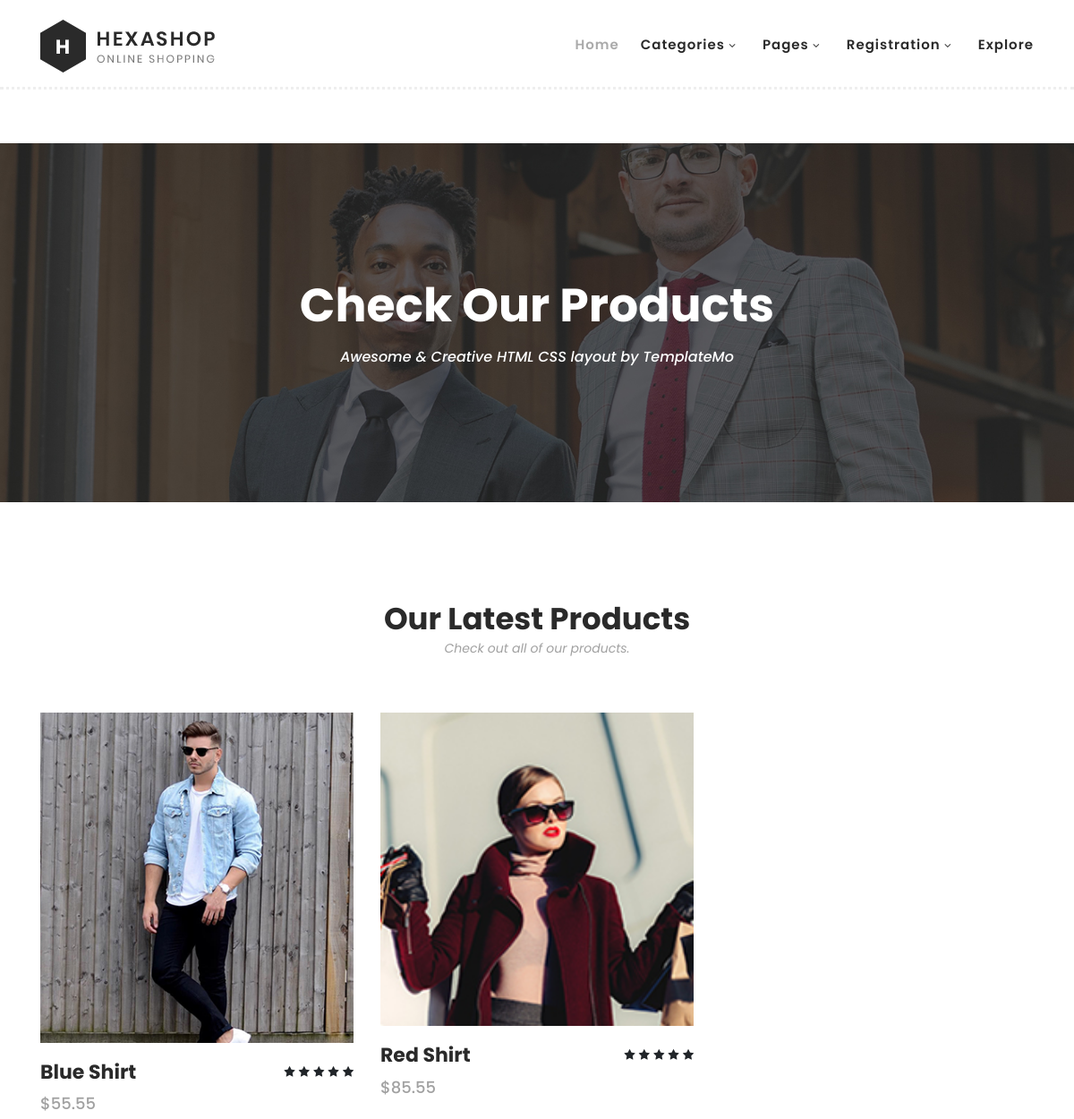
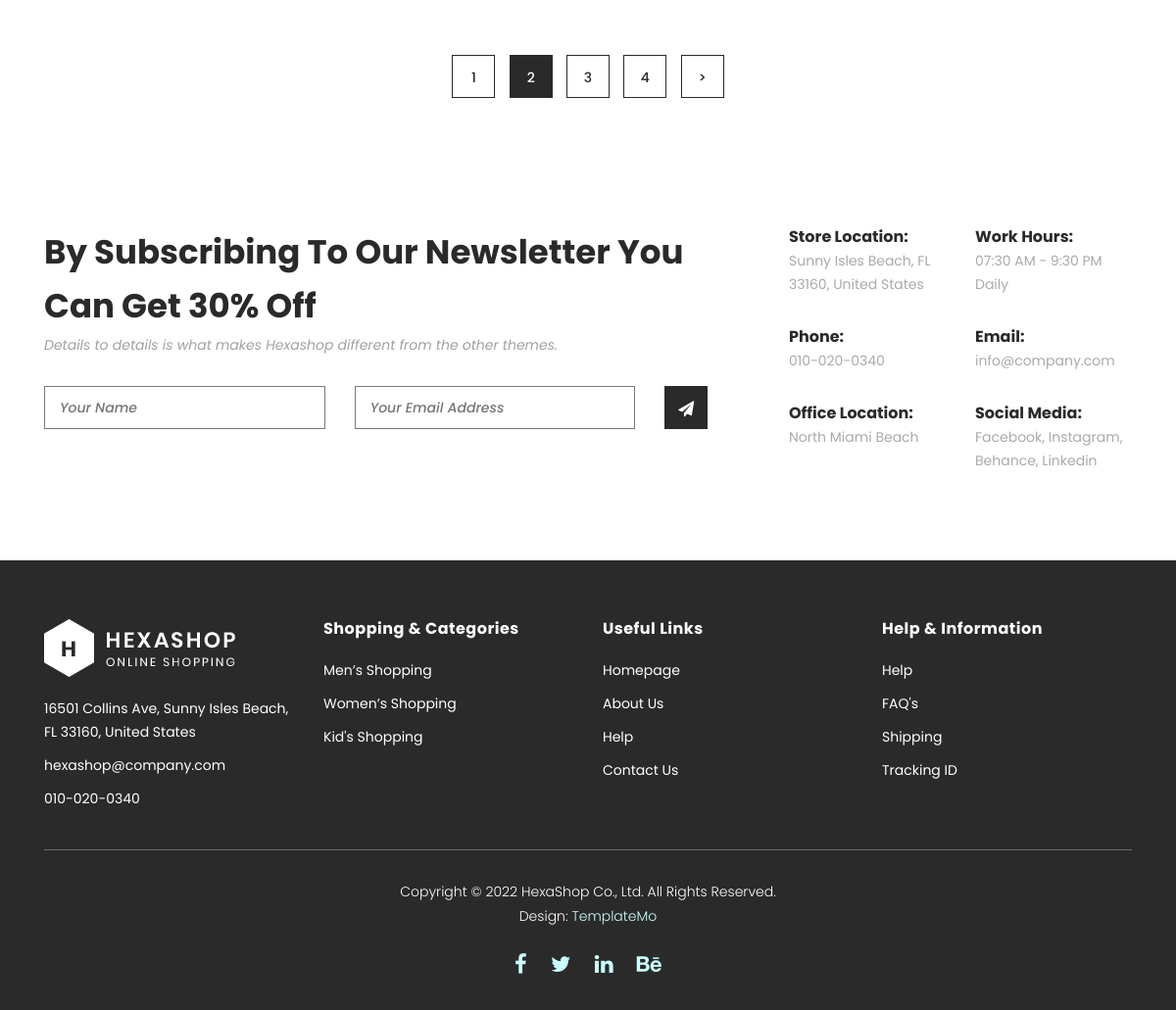
The app's page /products/, older data (2 pictures, top to bottom).
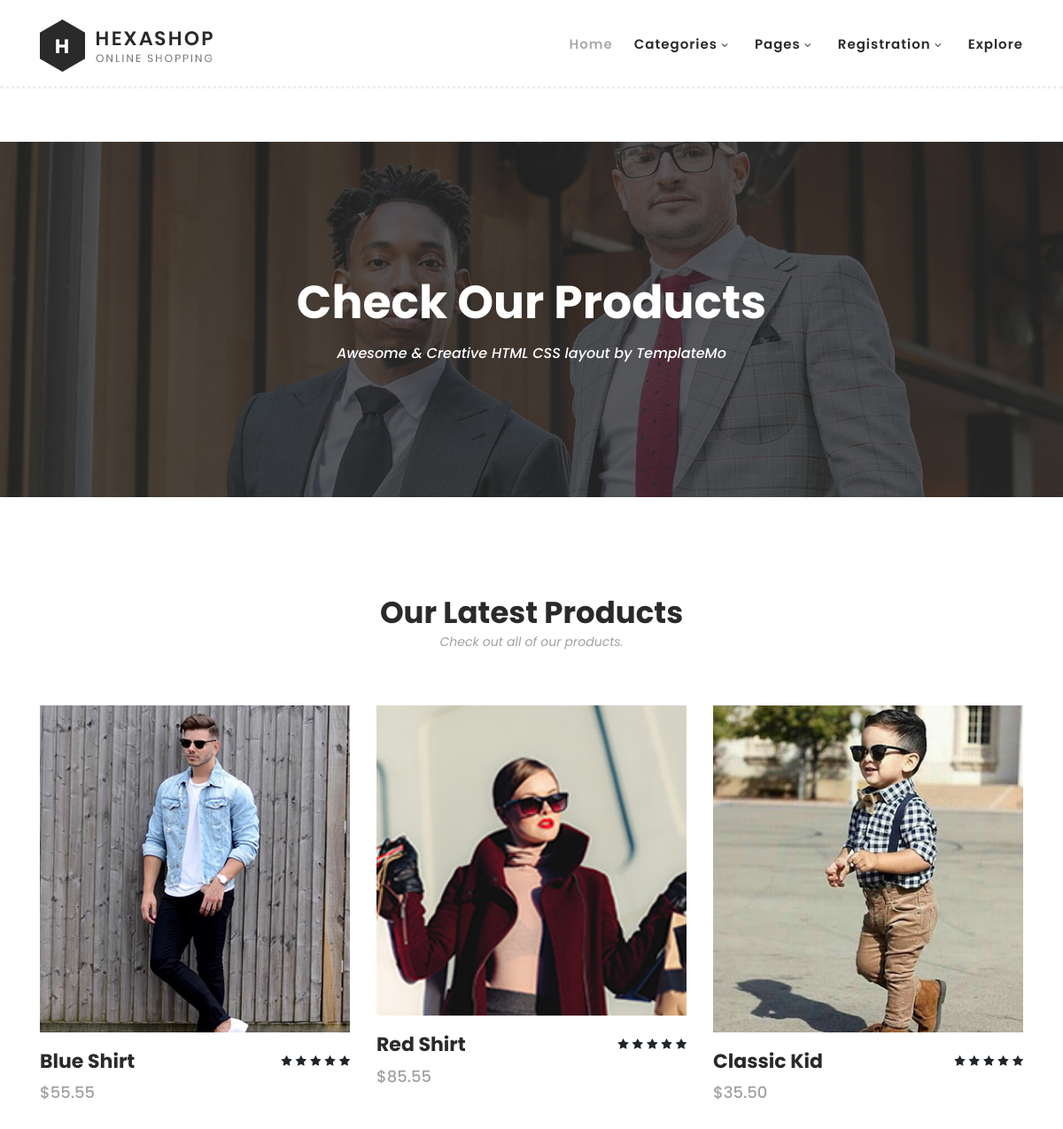
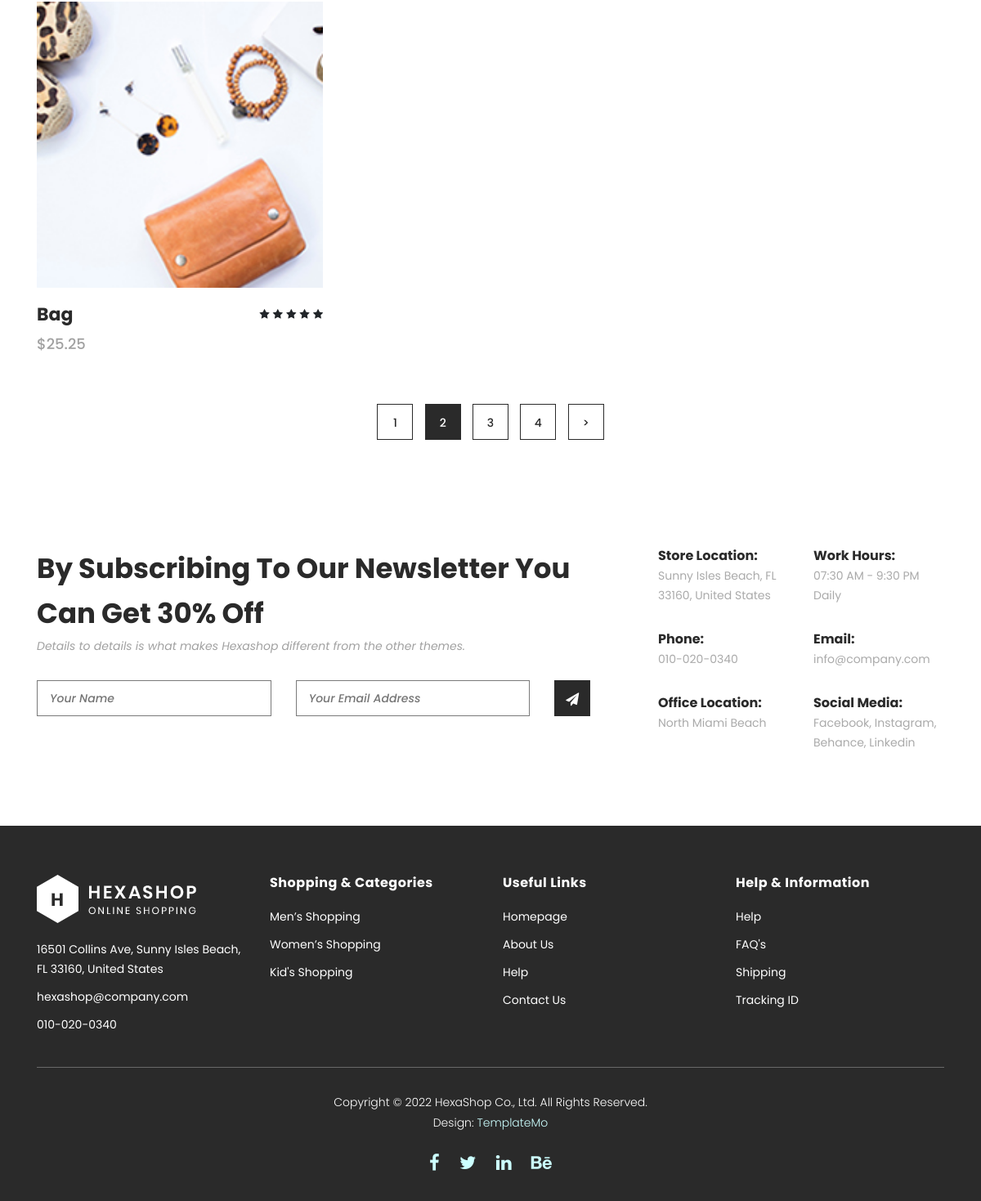
The same page, newer data (2 pictures, top to bottom).
### products/models.py (models this page shows, shortened)
class Product(models.Model):
    title = models.CharField(max_length=100)
    slug = models.SlugField(unique=True)
    description = models.TextField()
    price = models.DecimalField(max_digits=6, decimal_places=2)
    image1 = models.ImageField(upload_to='products/')
    image2 = models.ImageField(upload_to='products/')
    category = models.ForeignKey(Category, related_name='products', on_delete=models.CASCADE)
    def get_absolute_url(self):
        return reverse('product_detail', args=[self.slug])

### products/views.py (the view)
# urls.py: path('', ProductListView.as_view(), name='products_list'),
class ProductListView(ListView):
    model = Product
    template_name = 'products/products.html'
    context_object_name = 'all_products'

### products/context_processors.py (called while the page is built)
def menu_categories(request):
    categories = Category.objects.all()
    return({'menu_categories' : categories})

### products/models.py (called while the page is built)
    def get_absolute_url(self):
        return reverse('category', args=[self.slug])

### products/templates/products/products.html (shortened to what this page needs)
{% extends '_base.html' %}
{% block content %}
    <div class="page-heading" id="top">
        <div class="container">
            <div class="row">
                <div class="col-lg-12">
                    <div class="inner-content">
                        <h2>Check Our Products</h2>
                        <span>Awesome &amp; Creative HTML CSS layout by TemplateMo</span>
                    </div>
                </div>
            </div>
        </div>
    </div>
    <section class="section" id="products">
        <div class="container">
            <div class="row">
                <div class="col-lg-12">
                    <div class="section-heading">
                        <h2>Our Latest Products</h2>
                        <span>Check out all of our products.</span>
                    </div>
                </div>
            </div>
        </div>
        <div class="container">
            <div class="row">
                {% for product in all_products %}
                    <div class="col-lg-4">
                        <div class="item">
                            <div class="thumb">
                                <img src="{{ product.image1.url }}" alt="">
                            </div>
                            <div class="down-content">
                                <h4>{{ product.title }}</h4>
                                <span>${{ product.price }}</span>
                                <ul class="stars">
                                    <li><i class="fa fa-star"></i></li>
                                    <li><i class="fa fa-star"></i></li>
                                    <li><i class="fa fa-star"></i></li>
                                    <li><i class="fa fa-star"></i></li>
                                    <li><i class="fa fa-star"></i></li>
                                </ul>
                            </div>
                        </div>
                    </div>
                {% endfor %}
                <div class="col-lg-12">
                    <div class="pagination">
                        <ul>
                            <li>
                                <a href="#">1</a>
                            </li>
                            <li class="active">
                                <a href="#">2</a>
                            </li>
                            <li>
                                <a href="#">3</a>
                            </li>
                            <li>
                                <a href="#">4</a>
                            </li>
                            <li>
                                <a href="#">></a>
                            </li>
                        </ul>
                    </div>
                </div>
            </div>
        </div>
    </section>
{% endblock content %}

### templates/_base.html (shortened to what this page needs)
{% load static %}
<!DOCTYPE html>
<html lang="en">
  <head>
    <link rel="stylesheet" type="text/css" href="{% static 'css/bootstrap.min.css' %}">
    <link rel="stylesheet" type="text/css" href="{% static 'css/font-awesome.css' %}">
    <link rel="stylesheet" href="{% static 'css/templatemo-hexashop.css' %}">
    <link rel="stylesheet" href="{% static 'css/owl-carousel.css' %}">
    <link rel="stylesheet" href="{% static 'css/lightbox.css' %}">
    </head>
    <body>
    <header class="header-area header-sticky">
        <div class="container">
            <div class="row">
                <div class="col-12">
                    <nav class="main-nav">
                        <a href="{% url 'home' %}" class="logo">
                            <img src="{% static 'images/logo.png' %}">
                        </a>
                        <ul class="nav">
                            <li class="scroll-to-section"><a href="{% url 'home' %}" class="active">Home</a></li>
                            <li class="submenu">
                                <a href="javascript:;">Categories</a>
                            </li>
                            <li class="submenu">
                                <a href="javascript:;">Pages</a>
                            </li>
                            <li class="submenu">
                                <a href="javascript:;">Registration</a>
                            </li>
                            <li class="scroll-to-section"><a href="#explore">Explore</a></li>
                        </ul>
                    </nav>
                </div>
            </div>
        </div>
    </header>
    {% block content %}{% endblock content %}
    <div class="subscribe">
        <div class="container">
            <div class="row">
                <div class="col-lg-8">
                    <div class="section-heading">
                        <h2>By Subscribing To Our Newsletter You Can Get 30% Off</h2>
                        <span>Details to details is what makes Hexashop different from the other themes.</span>
                    </div>
                    <form id="subscribe" action="" method="get">
                        <div class="row">
                        <div class="col-lg-5">
                            <fieldset>
                            <input name="name" type="text" id="name" placeholder="Your Name" required="">
                            </fieldset>
                        </div>
                        <div class="col-lg-5">
                            <fieldset>
                            <input name="email" type="text" id="email" pattern="[^ @]*@[^ @]*" placeholder="Your Email Address" required="">
                            </fieldset>
                        </div>
                        <div class="col-lg-2">
                            <fieldset>
                            <button type="submit" id="form-submit" class="main-dark-button"><i class="fa fa-paper-plane"></i></button>
                            </fieldset>
                        </div>
                        </div>
                    </form>
                </div>
                <div class="col-lg-4">
                    <div class="row">
                        <div class="col-6">
                            <ul>
                                <li>Store Location:<br><span>Sunny Isles Beach, FL 33160, United States</span></li>
                                <li>Phone:<br><span>010-020-0340</span></li>
                                <li>Office Location:<br><span>North Miami Beach</span></li>
                            </ul>
                        </div>
                        <div class="col-6">
                            <ul>
                                <li>Work Hours:<br><span>07:30 AM - 9:30 PM Daily</span></li>
                                <li>Email:<br><span>info@company.com</span></li>
                                <li>Social Media:<br><span><a href="#">Facebook</a>, <a href="#">Instagram</a>, <a href="#">Behance</a>, <a href="#">Linkedin</a></span></li>
                            </ul>
                        </div>
                    </div>
                </div>
            </div>
        </div>
    </div>
    <footer>
        <div class="container">
            <div class="row">
                <div class="col-lg-3">
                    <div class="first-item">
                        <div class="logo">
                            <img src="{% static 'images/white-logo.png' %}" alt="hexashop ecommerce templatemo">
                        </div>
                        <ul>
                            <li><a href="#">16501 Collins Ave, Sunny Isles Beach, FL 33160, United States</a></li>
                            <li><a href="#">hexashop@company.com</a></li>
                            <li><a href="#">010-020-0340</a></li>
                        </ul>
                    </div>
                </div>
                <div class="col-lg-3">
                    <h4>Shopping &amp; Categories</h4>
                    <ul>
                        <li><a href="#">Men’s Shopping</a></li>
                        <li><a href="#">Women’s Shopping</a></li>
                        <li><a href="#">Kid's Shopping</a></li>
                    </ul>
                </div>
                <div class="col-lg-3">
                    <h4>Useful Links</h4>
                    <ul>
                        <li><a href="#">Homepage</a></li>
                        <li><a href="#">About Us</a></li>
                        <li><a href="#">Help</a></li>
                        <li><a href="#">Contact Us</a></li>
                    </ul>
                </div>
                <div class="col-lg-3">
                    <h4>Help &amp; Information</h4>
                    <ul>
                        <li><a href="#">Help</a></li>
                        <li><a href="#">FAQ's</a></li>
                        <li><a href="#">Shipping</a></li>
                        <li><a href="#">Tracking ID</a></li>
                    </ul>
                </div>
                <div class="col-lg-12">
                    <div class="under-footer">
                        <p>Copyright © 2022 HexaShop Co., Ltd. All Rights Reserved.
                        <br>Design: <a href="https://templatemo.com" target="_parent" title="free css templates">TemplateMo</a></p>
                        <ul>
                            <li><a href="#"><i class="fa fa-facebook"></i></a></li>
                            <li><a href="#"><i class="fa fa-twitter"></i></a></li>
                            <li><a href="#"><i class="fa fa-linkedin"></i></a></li>
                            <li><a href="#"><i class="fa fa-behance"></i></a></li>
                        </ul>
                    </div>
                </div>
            </div>
        </div>
    </footer>
    </body>
</html>

Row changes from the older to the newer data that the page shows:
added Product: image1 (picture), title "Classic Kid", price "35.50"
added Product: image1 (picture), title "Bag", price "25.25"
